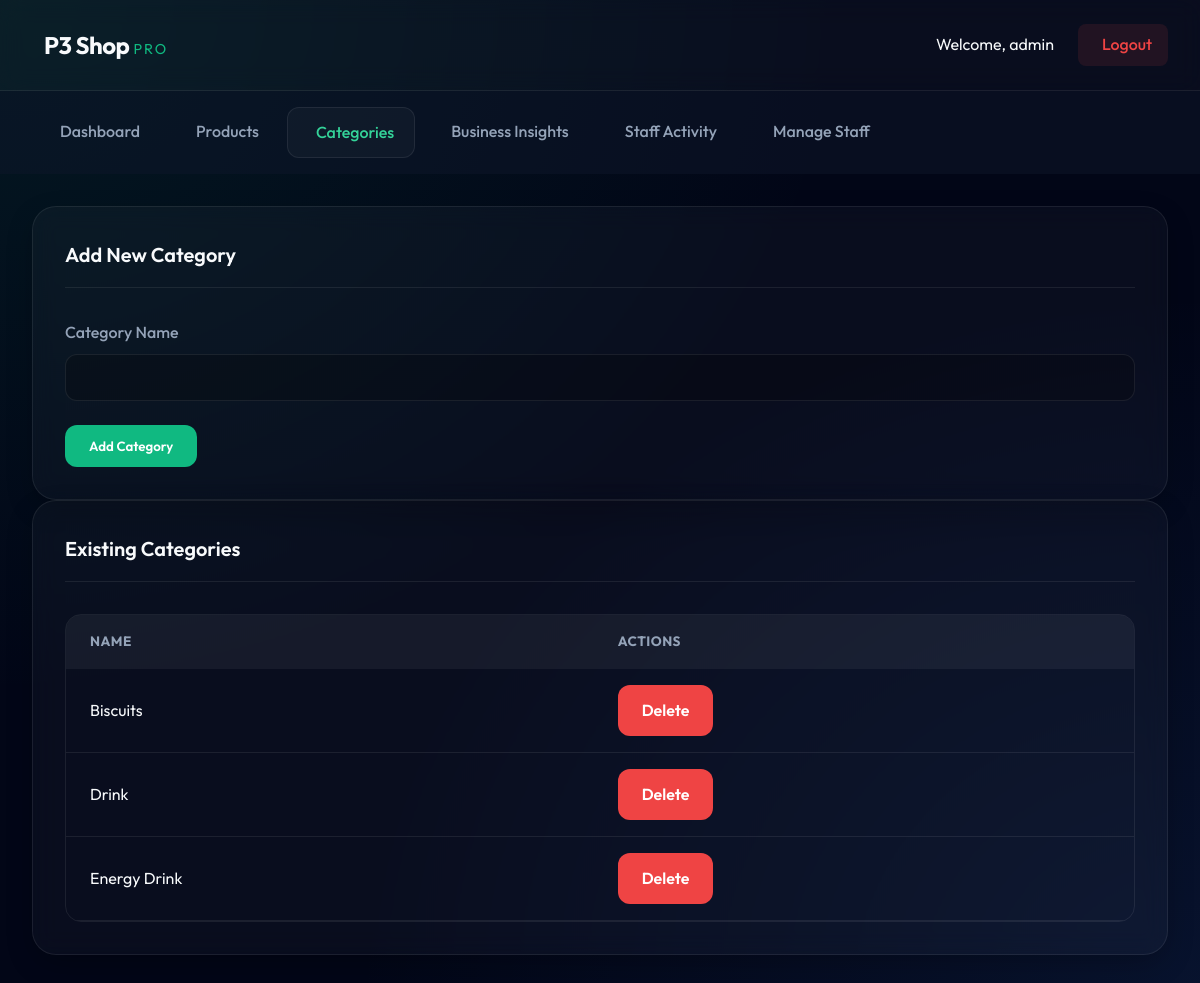
/admin/manage_categories.php (signed in), run on the app's committed database.
### tables this page shows
CREATE TABLE `categories` (
  `id` int(11) NOT NULL,
  `name` varchar(100) NOT NULL
);

### admin/manage_categories.php (the view, shortened to what this page needs)
<?php
require_once '../includes/db.php';
$categories = array();
$result = $conn->query("SELECT * FROM categories ORDER BY name ASC");
if ($result) {
    while ($row = $result->fetch_assoc()) {
        $categories[] = $row;
    }
}
?>
<!DOCTYPE html>
<html lang="en">
<head>
    <link href="https://fonts.googleapis.com/css2?family=Poppins:wght@400;500;700&display=swap" rel="stylesheet"><link rel="stylesheet" href="../assets/css/style.css">
</head>
<body>
<?php include 'includes/navbar.php'; ?>
    <div class="container">
        <div class="card">
            <div class="card-header"><h2>Add New Category</h2></div>
            <form action="manage_categories.php" method="POST">
                <div class="form-group"><label for="category_name">Category Name</label><input type="text" id="category_name" name="category_name" required></div>
                <button type="submit" name="add_category" class="btn btn-primary">Add Category</button>
            </form>
        </div>
        <div class="card">
            <div class="card-header"><h2>Existing Categories</h2></div>
            <div class="table-wrapper">
                <table class="content-table">
                    <thead><tr><th>Name</th><th>Actions</th></tr></thead>
                    <tbody>
                        <?php foreach ($categories as $cat): ?>
                            <tr>
                                <td><?php echo htmlspecialchars($cat['name']); ?></td>
                                <td>
                                    <a href="manage_categories.php?delete=<?php echo $cat['id']; ?>" class="btn btn-danger" onclick="return confirm('Delete this category? Products will be move to Uncategorized.')">Delete</a>
                                </td>
                            </tr>
                        <?php endforeach; ?>
                    </tbody>
                </table>
            </div>
        </div>
    </div>
</body>
</html>

### assets/css/style.css (style rules this page uses)
:root { --primary: #10b981; --primary-dark: #059669; --primary-light: #34d399; --accent: #3b82f6; --danger: #ef4444; --warning: #f59e0b; --success: #10b981; --bg-dark: #042f2e; --bg-main: #020617; --glass-bg: rgba(255, 255, 255, 0.03); --glass-border: rgba(255, 255, 255, 0.08); --glass-hover: rgba(255, 255, 255, 0.06); --text-main: #f8fafc; --text-muted: #94a3b8; --card-shadow: 0 10px 30px -5px rgba(0, 0, 0, 0.3); }
* { margin: 0; padding: 0; box-sizing: border-box; font-family: 'Outfit', sans-serif; }
body { background: var(--bg-main); background-image: radial-gradient(at 0% 0%, rgba(16, 185, 129, 0.1) 0px, transparent 50%), radial-gradient(at 100% 100%, rgba(59, 130, 246, 0.1) 0px, transparent 50%); color: var(--text-main); min-height: 100vh; line-height: 1.6; }
.container { max-width: 1400px; margin: 0 auto; padding: 2rem; }
.card { background: var(--glass-bg); backdrop-filter: blur(12px); border: 1px solid var(--glass-border); border-radius: 24px; padding: 2rem; box-shadow: var(--card-shadow); transition: 0.3s; }
.card-header { display: flex; justify-content: space-between; align-items: center; margin-bottom: 2rem; padding-bottom: 1rem; border-bottom: 1px solid var(--glass-border); }
.card-header h2 { font-size: 1.25rem; font-weight: 600; }
.table-wrapper { overflow-x: auto; border-radius: 16px; border: 1px solid var(--glass-border); }
.content-table { width: 100%; border-collapse: collapse; }
.content-table th { background: rgba(255, 255, 255, 0.05); padding: 1rem 1.5rem; text-align: left; font-size: 0.85rem; text-transform: uppercase; letter-spacing: 0.5px; color: var(--text-muted); }
.content-table td { padding: 1rem 1.5rem; border-bottom: 1px solid var(--glass-border); }
.form-group { margin-bottom: 1.5rem; }
.form-group label { display: block; margin-bottom: 0.5rem; font-weight: 500; color: var(--text-muted); }
.form-group input, .form-group select, .form-group textarea { width: 100%; padding: 0.8rem 1.2rem; background: rgba(0, 0, 0, 0.2); border: 1px solid var(--glass-border); border-radius: 12px; color: white; font-size: 1rem; outline: none; transition: 0.3s; }
.btn { padding: 0.8rem 1.5rem; border-radius: 12px; font-weight: 600; cursor: pointer; border: none; transition: 0.3s; text-decoration: none; display: inline-flex; align-items: center; gap: 0.5rem; }
.btn-primary { background: var(--primary); color: white; }
.btn-danger { background: var(--danger); color: white; }

### data on the page
categories: name "Biscuits"
categories: name "Drink"
categories: name "Energy Drink"

### other printed values
$_SESSION['username'] "admin"
